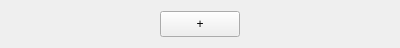
<?xml version="1.0" encoding="UTF-8"?>
<ui version="4.0">
 <class>AddPushButtom</class>
 <widget class="QWidget" name="AddPushButtom">
  <property name="geometry">
   <rect>
    <x>0</x>
    <y>0</y>
    <width>400</width>
    <height>48</height>
   </rect>
  </property>
  <property name="windowTitle">
   <string>Form</string>
  </property>
  <layout class="QGridLayout" name="gridLayout">
   <item row="0" column="0">
    <widget class="QPushButton" name="pushButton">
     <property name="sizePolicy">
      <sizepolicy hsizetype="Fixed" vsizetype="Ignored">
       <horstretch>0</horstretch>
       <verstretch>0</verstretch>
      </sizepolicy>
     </property>
     <property name="text">
      <string>+</string>
     </property>
    </widget>
   </item>
  </layout>
 </widget>
 <resources/>
 <connections/>
</ui>
